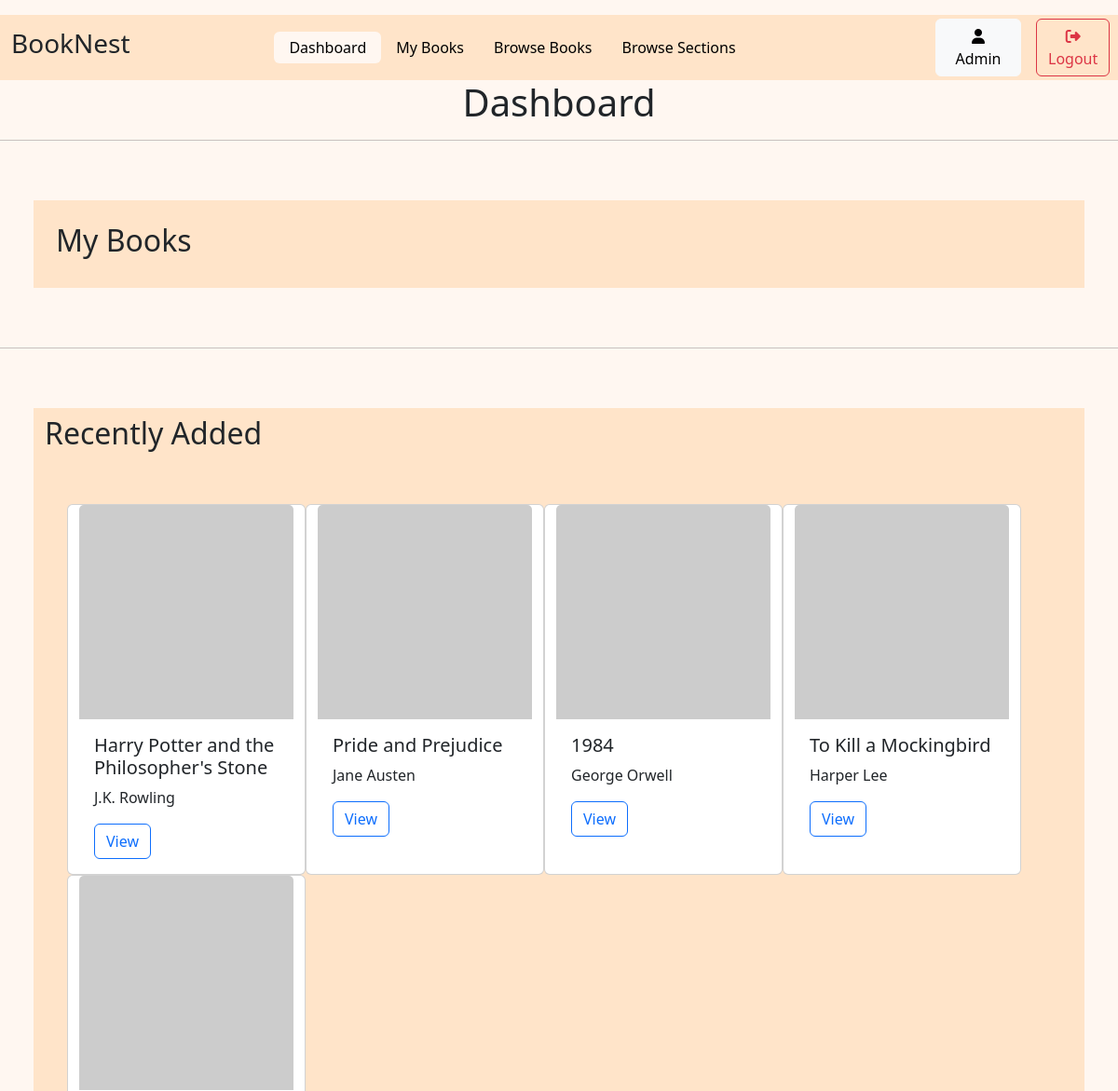
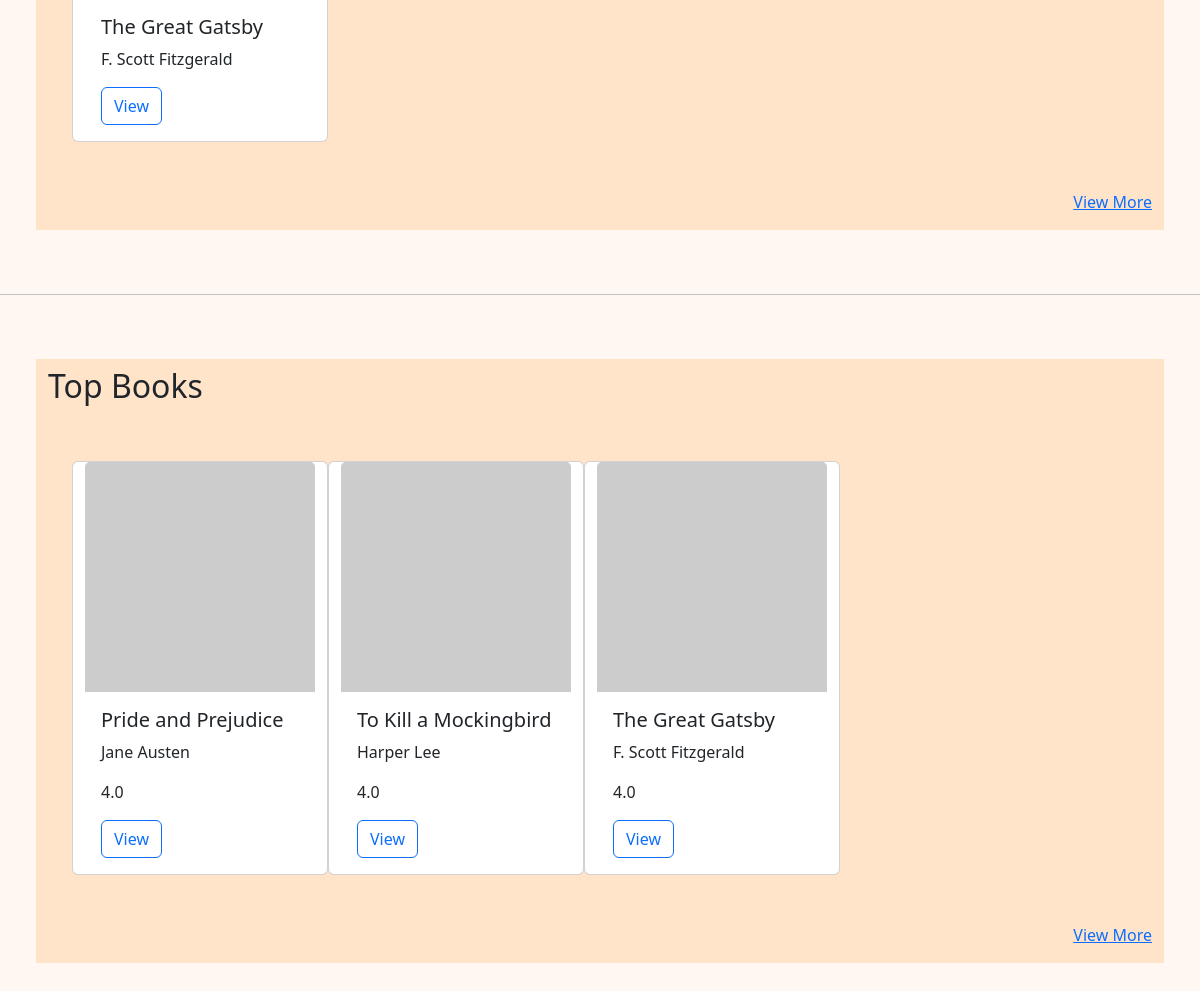
Screenshot of /dashboard/1 (signed in) with the database file from the repository (2 pictures, top to bottom).
### models.py (models this page shows)
class user(db.Model):
    user_id = db.Column(db.Integer, autoincrement=True, primary_key=True)
    username = db.Column(db.String(), unique=True)
    email = db.Column(db.String, unique=True)
    date_created = db.Column(db.DateTime, default=datetime.datetime.now)
    passhash = db.Column(db.String(256))
    is_admin=db.Column(db.Boolean, default=False)

class book(db.Model):
    book_id = db.Column(db.Integer, primary_key=True, autoincrement=True)
    name = db.Column(db.String)
    content = db.Column(db.String)
    date_created = db.Column(db.DateTime, default=datetime.datetime.now)
    authors = db.Column(db.String)
    section_id=db.Column(db.Integer, db.ForeignKey('section.section_id'))

### routes.py (the view)
@app.route('/dashboard/<int:id>')
@auth_required
def user_dashboard(id):
    User=user.query.get(id)
    my_books=db.session.query(book).join(requests, requests.book_id == book.book_id).filter(requests.user_id==id, requests.status=='approved').all()
    recently_added_books=book.query.order_by(book.date_created.desc()).all()
    top_books=db.session.query(\
    book.book_id,\
    book.name,\
    book.authors,\
    func.avg(ratings.rate).label('average_rating')\
    ).join(\
    ratings, ratings.book_id == book.book_id\
    ).group_by(\
    book.book_id\
    ).order_by(\
    func.avg(ratings.rate).desc()\
    ).limit(5).all()
    return render_template('userDashboard.html', User=User , recently_added_books=recently_added_books, my_books=my_books, top_books=top_books , active='Dashboard')     #active, username

### routes.py (called while the page is built)
def auth_required(func):
    @wraps(func)
    def inner(*args, **kwargs):
        if 'user_id' in session:
            return func(*args, **kwargs)
        else:
            flash('Please login to proceed')
            return redirect(url_for('login'))
    return inner

### templates/userDashboard.html (shortened to what this page needs)
{% extends 'layout.html' %}
{% block content %}
{% include 'navbar.html' %}
<h1 class="text-center">Dashboard</h1>
<hr>
<div class="container-fluid text-start p-5">
    <div class="row justify-content-between">
        <div class="col-12 p-3" style="background-color: #FFE4C9;">
            <h2 class="p-2">My Books</h2>
        </div>
    </div>
</div>
<hr>
<div class="container-fluid text-start p-5">
    <div class="row justify-content-between" style="background-color: #FFE4C9;">
        <h2 class="pt-2">Recently Added</h2>
        <div class="col-12 p-5" >
            <div class="row">
                {% for item in recently_added_books %}
                    <div class="card col-3" style="width: 16rem;">
                        <img src="https://picsum.photos/200" class="card-img-top" alt="placeholder image">
                        <div class="card-body">
                            <h5 class="card-title">{{item.name}}</h5>
                            <p class="card-text">{{item.authors}}</p>
                            <a href="{{url_for('view_book_user', id=item.book_id)}}" class="btn btn-outline-primary">View</a>
                        </div>
                    </div>
                {% endfor %}
            </div>
        </div>
        <div class="d-flex justify-content-end">
            <p><a class="link-opacity-75-hover" href="{{url_for('browseBooks')}}">View More</a></p>
        </div>
    </div>
</div>
<hr>
<div class="container-fluid text-start p-5">
    <div class="row justify-content-between" style="background-color: #FFE4C9;">
        <h2 class="pt-2">Top Books</h2>
        <div class="col-12 p-5" >
            <div class="row">
                {% for item in top_books %}
                    <div class="card col-3" style="width: 16rem;">
                        <img src="https://picsum.photos/200" class="card-img-top" alt="placeholder image">
                        <div class="card-body">
                            <h5 class="card-title">{{item.name}}</h5>
                            <p class="card-text">{{item.authors}}</p>
                            <p class="card-text">{{item.average_rating}}</p>
                            <a href="{{url_for('view_book_user', id=item.book_id)}}" class="btn btn-outline-primary">View</a>
                        </div>
                    </div>
                {% endfor %}
            </div>
        </div>
        <div class="d-flex justify-content-end">
            <p><a class="link-opacity-75-hover" href="{{url_for('browseBooks')}}">View More</a></p>
        </div>
    </div>
</div>
{% endblock %}

### templates/layout.html (shortened to what this page needs)
<!doctype html>
<html lang="en">
<head>
    <link href="https://cdn.jsdelivr.net/npm/bootstrap@5.3.3/dist/css/bootstrap.min.css" rel="stylesheet"
>
    <link rel="stylesheet" href="https://cdnjs.cloudflare.com/ajax/libs/font-awesome/6.5.1/css/all.min.css" />
    <link href="/static/style.css" rel="stylesheet">
</head>
<body>
    {% block content %}
    {% endblock %}
</body>
</html>

### templates/navbar.html
<div class="container-fluid" style="background-color: #FFE4C9;">
    <div class="row mt-3 justify-content-between " >
        <div class="col-1 align-self-center">
            <h3>BookNest</h3>
        </div>
        <div class="col-9 align-self-center">
            <ul class="nav justify-content-center nav-pills ">
                <li class="nav-item">
                    <a class="{% if active=='Dashboard' %}nav-link active{% else %}nav-link{%endif %}" href="{{url_for('user_dashboard', id=User.user_id)}}">Dashboard</a>
                </li>
                <li class="nav-item">
                    <a class="{% if active=='myBook' %}nav-link active{% else %}nav-link{%endif %}" href="{{url_for('myBook', id=User.user_id)}}">My Books</a>
                </li>
                <li class="nav-item">
                    <a class="{% if active=='browseBooks' %}nav-link active{% else %}nav-link{%endif %}" href="{{url_for('browseBooks')}}">Browse Books</a>
                </li>
                <li class="nav-item">
                    <a class="{% if active=='browseSections' %}nav-link active{% else %}nav-link{%endif %}" href="{{url_for('browseSections')}}">Browse Sections</a>
                </li>
            </ul>
        </div>
        <div class="col-1 align-self-center p-1">
            <a class="btn btn-light" href="{{url_for('profile',id=User.user_id)}}">
                <i class="fa-solid fa-user"></i> {{User.username}}
            </a>
        </div>
        <div class="col-1 align-self-center">
            <a class="btn btn-outline-danger" href="{{url_for('logout')}}">
                <i class="fa-solid fa-right-from-bracket"></i>Logout
            </a>
        </div>
    </div>
</div>

### Static/style.css (style rules this page uses)
.nav-pills .nav-link.active { color: black; background-color: #FFF7F1; }
.nav-pills .nav-link { color: black; }
.nav>li>a { padding-top: 5px; padding-bottom: 5px; }
body { background-color: #FFF7F1; }

### rows the page displays
user: username "Admin"
book: name "Harry Potter and the Philosopher's Stone", authors "J.K. Rowling"
book: name "Pride and Prejudice", authors "Jane Austen", average_rating "4.0"
book: name "1984", authors "George Orwell"
book: name "To Kill a Mockingbird", authors "Harper Lee", average_rating "4.0"
book: name "The Great Gatsby", authors "F. Scott Fitzgerald", average_rating "4.0"
